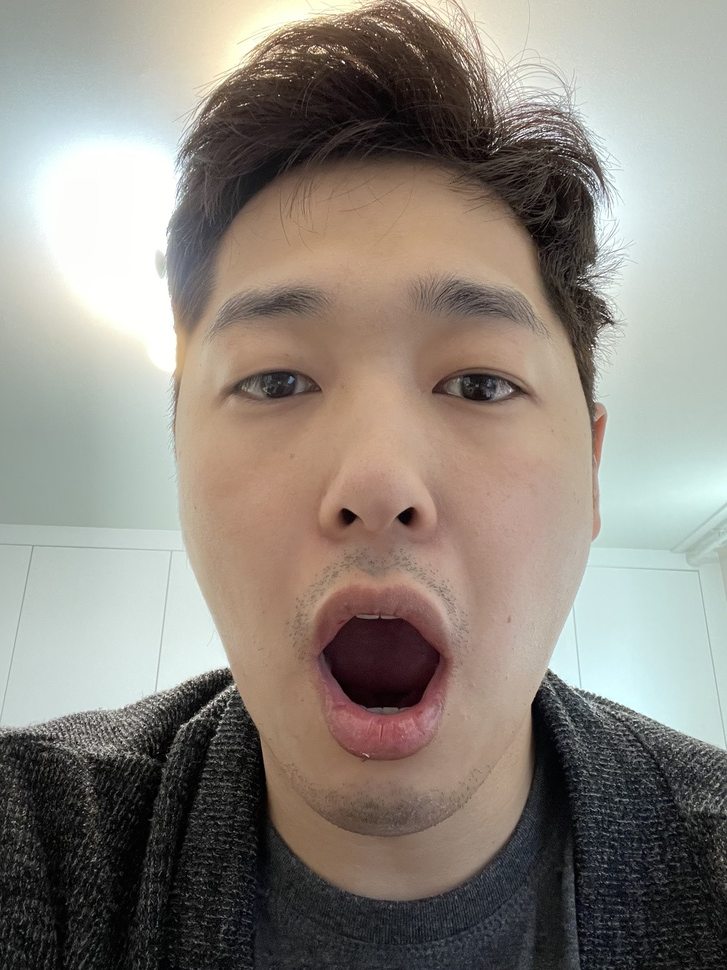
#> input picture 1.jpg, 727 x 970 px, shrunk from 2316 x 3088 before the run
$ python -i lesions.py   (imports and definitions only)   (older library calls are emulated)
#> lines starting #> are read from the running program, lines starting #| are printed output that depends on the picture; after the words box and inside, x2 and y2 are one past the last pixel; in counts of white or black regions, pixels touching at a corner belong together
#> further down, picture is the input picture: shape (970, 727, 3); mean B, G, R 125.8, 134.1, 140.8
import os
import numpy as np
import cv2
import utils.utils as utils
import utils.facemesh as facemesh

class Lesions:
    def __init__(self):
        return

    def lesions(self, image):

        gray = cv2.cvtColor(image, cv2.COLOR_BGR2GRAY)
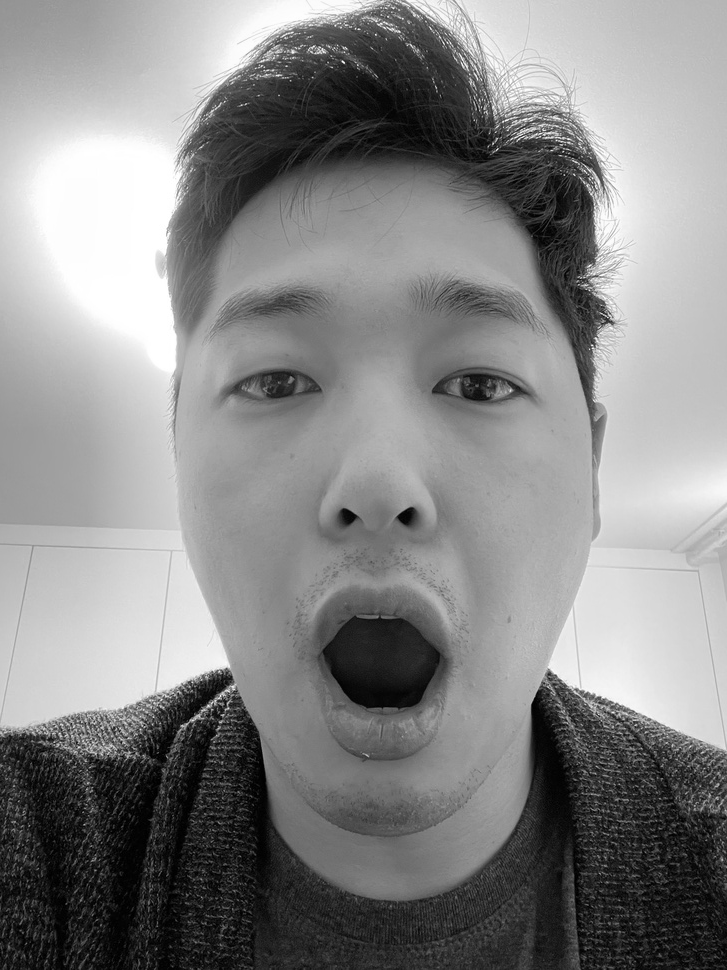
#> gray: shape (970, 727); min 0, max 255, mean 135.2
        blur = cv2.GaussianBlur(gray, (25, 25), 0, borderType=cv2.BORDER_ISOLATED)
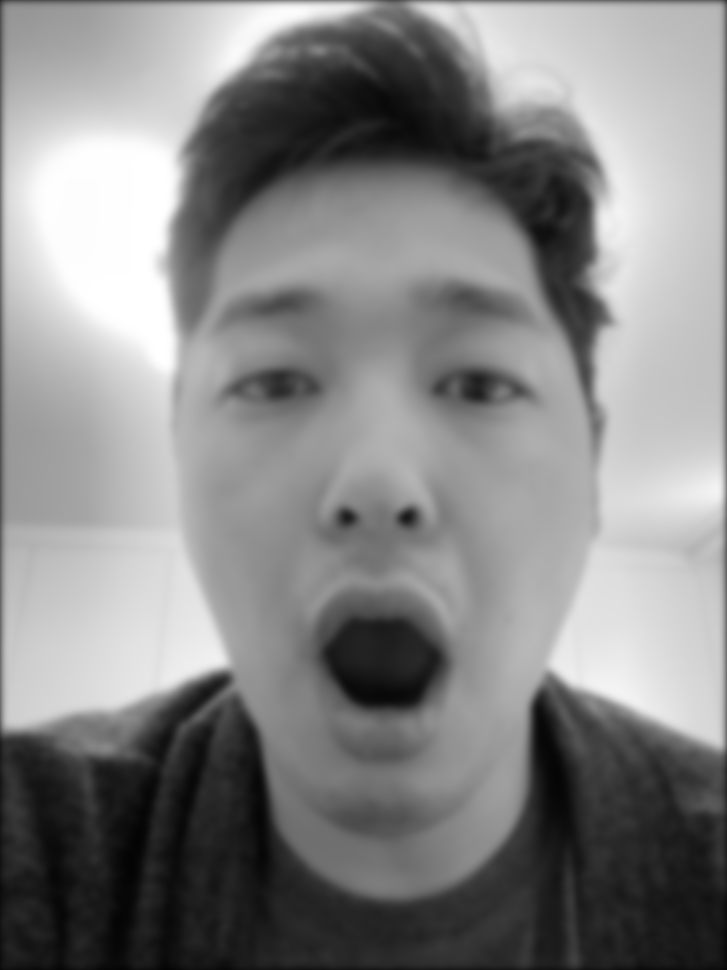
#> blur: shape (970, 727); min 4, max 255, mean 134.1
        res = cv2.adaptiveThreshold(
            blur, 255, cv2.ADAPTIVE_THRESH_MEAN_C, cv2.THRESH_BINARY, 11, 2
        )
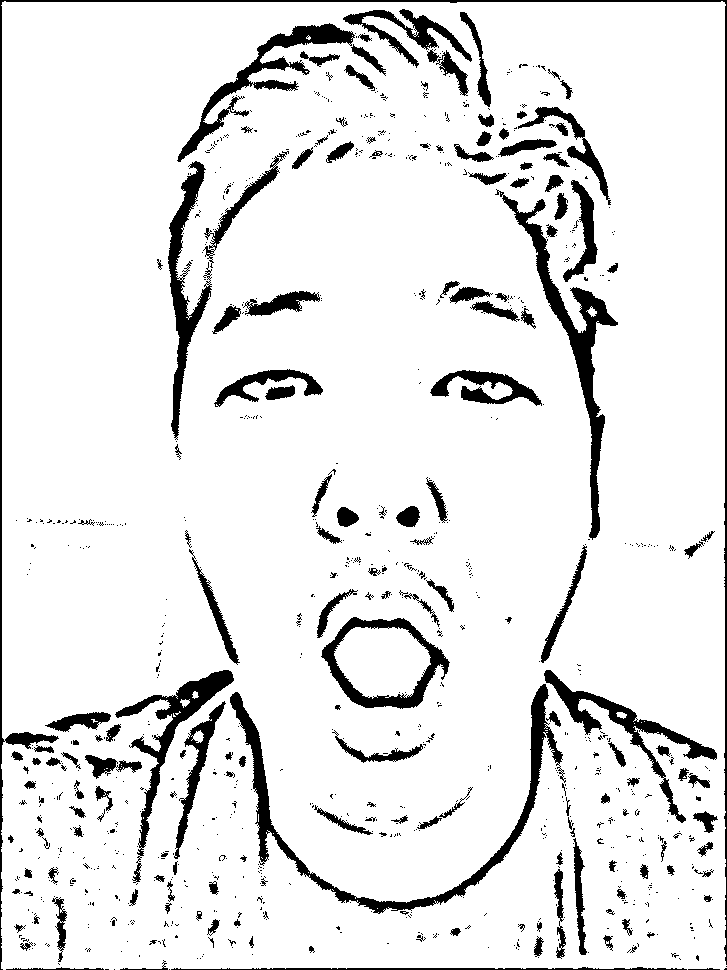
#> res: shape (970, 727); 90.4% white; 935 black regions (759 under 20 px), largest, box (x1, y1, x2, y2) and area: (230, 684, 566, 914) 6074, (0, 0, 727, 970) 5737, (495, 189, 618, 540) 5151

        return res

    # [72 lines left out: functions lesions2, draw, crop, run, not called in this run]


# [28 lines not run here, left out]

>>> import cv2
>>> picture = cv2.imread('../1.jpg')
>>> result = Lesions().lesions(picture)

$ run again, on temp_100.png.png
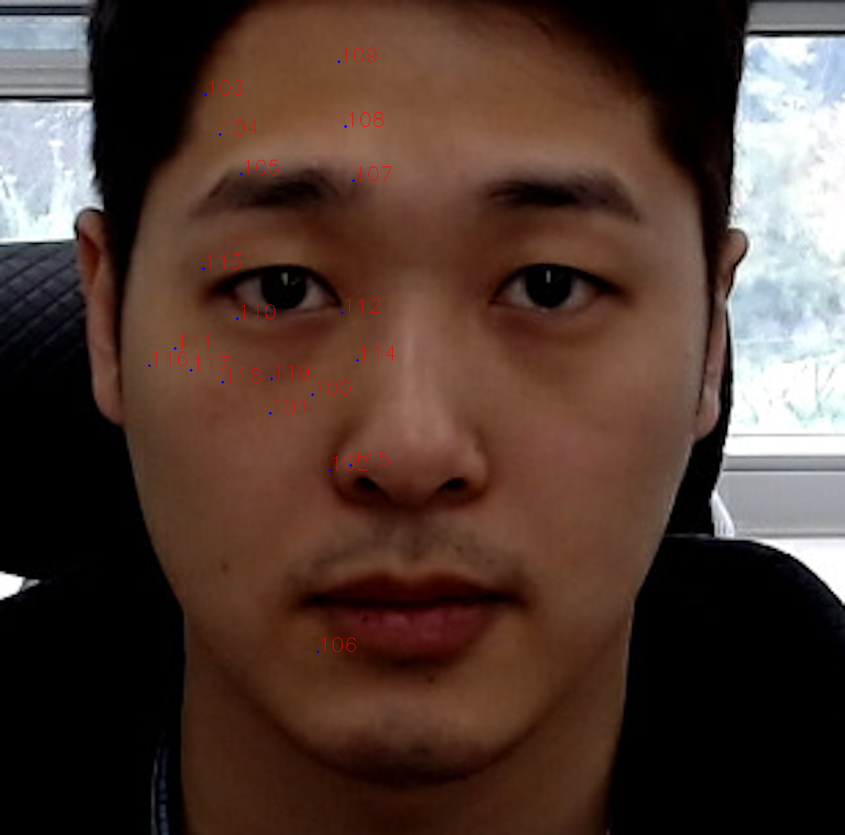
#> input picture temp_100.png.png, 845 x 835 px, shrunk from 1280 x 1264 before the run
#> picture is the input picture: shape (835, 845, 3); mean B, G, R 50.1, 58.8, 80
#> in lesions, `blur = cv2.GaussianBlur(gray, (25, 25), 0, borderType=cv2.BORDER_ISOLA..`:
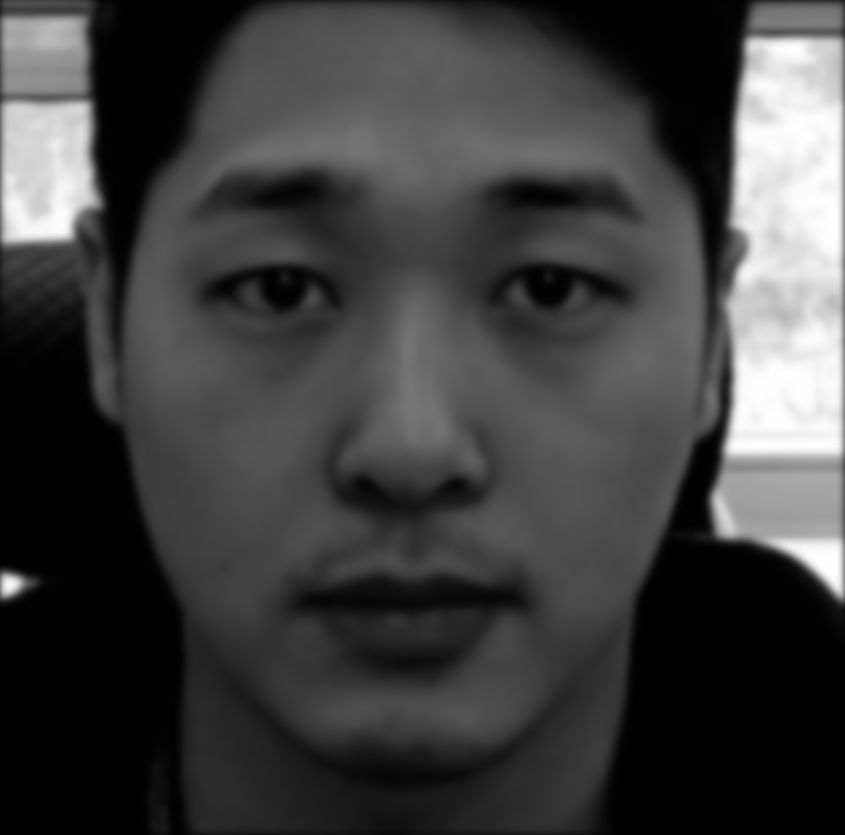
#> blur: shape (835, 845); min 0, max 255, mean 63.6
#> in lesions, `res = cv2.adaptiveThreshold( blur, 255, cv2.ADAPTIVE_THRESH_MEAN_C, cv..`:
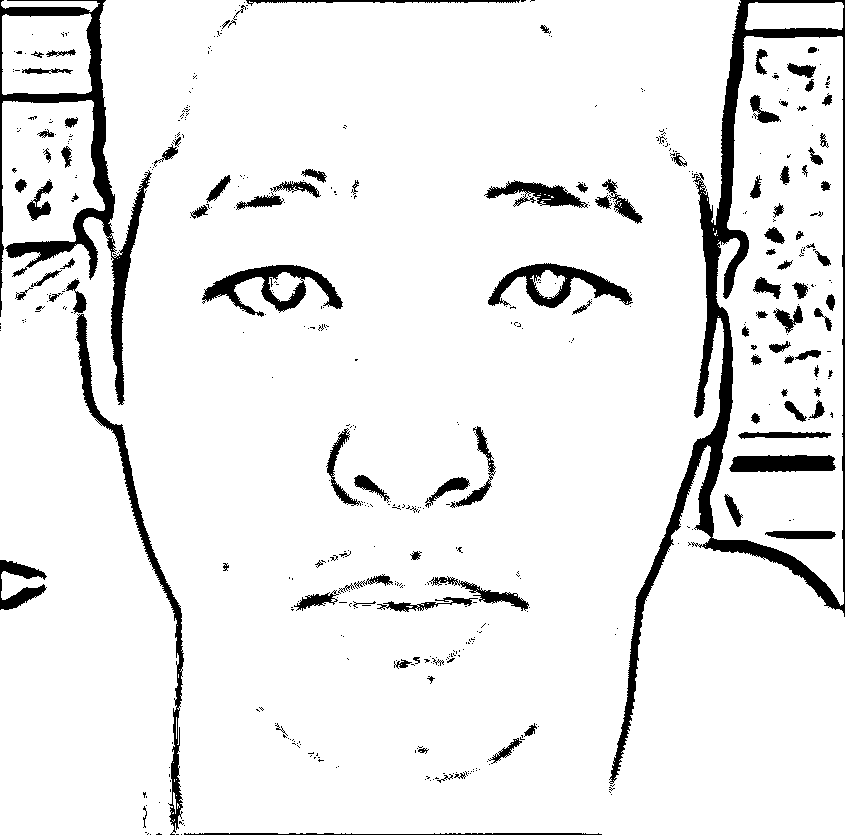
#> res: shape (835, 845); 92.3% white; 514 black regions (403 under 20 px), largest, box (x1, y1, x2, y2) and area: (609, 0, 845, 784) 15970, (0, 0, 152, 405) 9091, (76, 314, 184, 835) 3845
